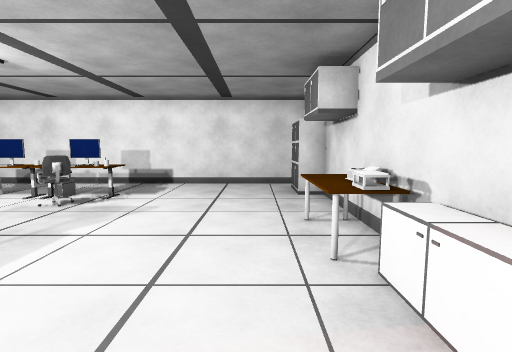
View 1 (above)

14 first-person views from a walk through a 3-D level made in the Unity game engine. The camera is 1.3 m above the floor, tilts 6° down and sees 85° across. The floor is counted in squares, 1 m on a side. Each view is taken from the middle of a square. On the plan, view 1 faces up. The plan holds only what a view shows up to about 13 squares ahead; the rest is blank. The place goes on beyond the plan.

View 2
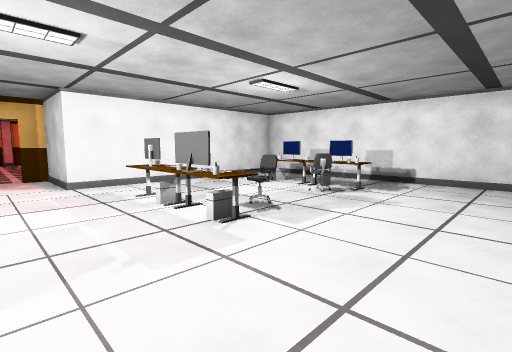

View 3
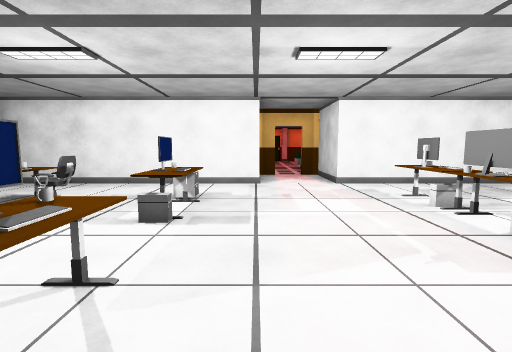

View 4
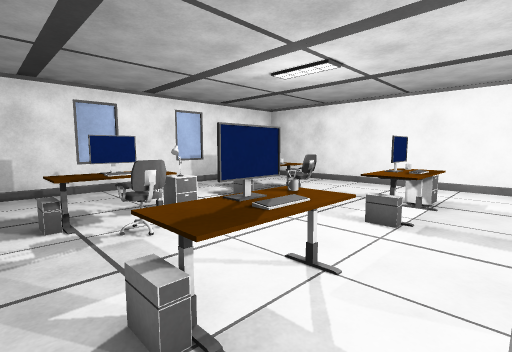

View 5
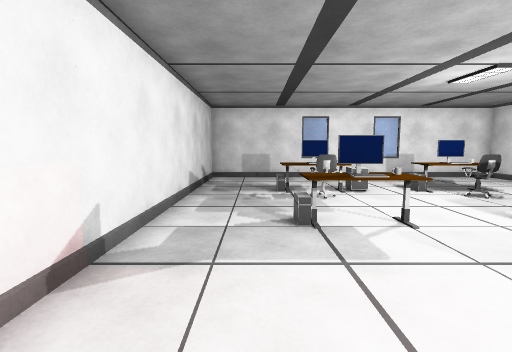

View 6
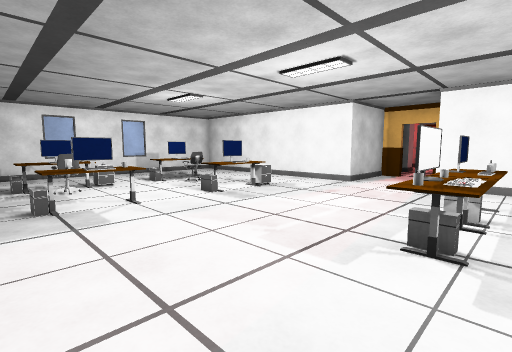

View 7
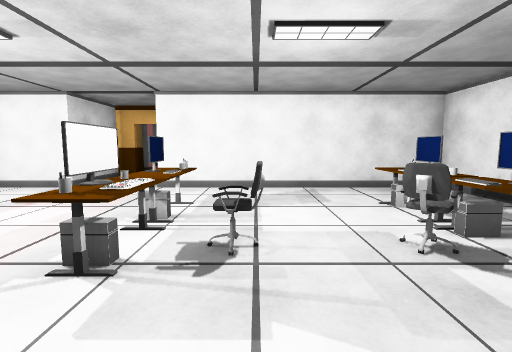

View 8
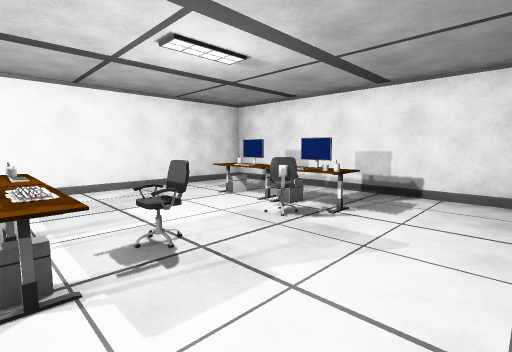

View 9
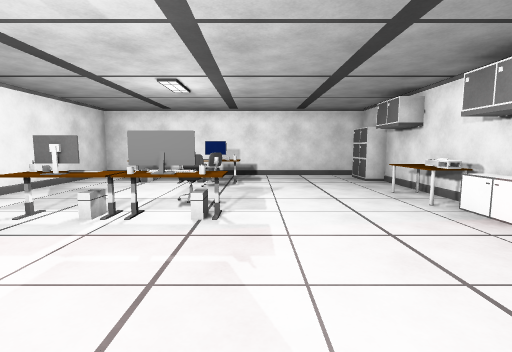

View 10
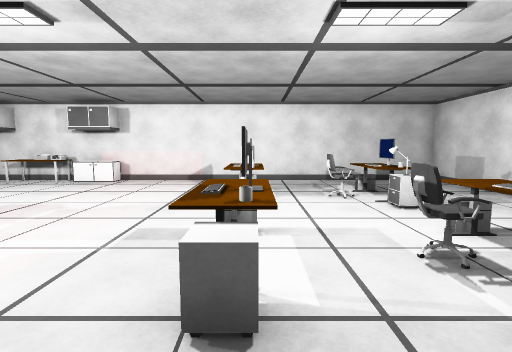

View 11
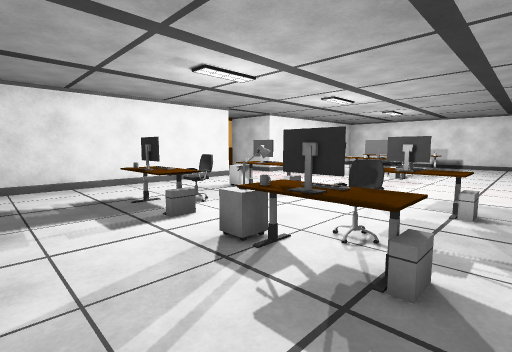

View 12
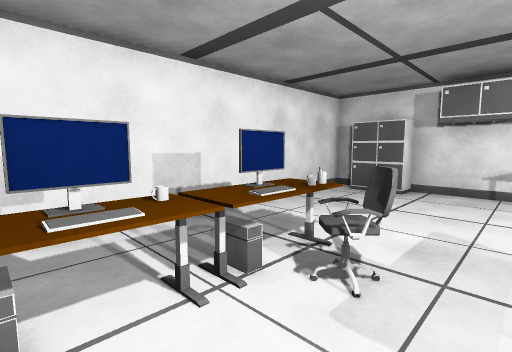

View 13
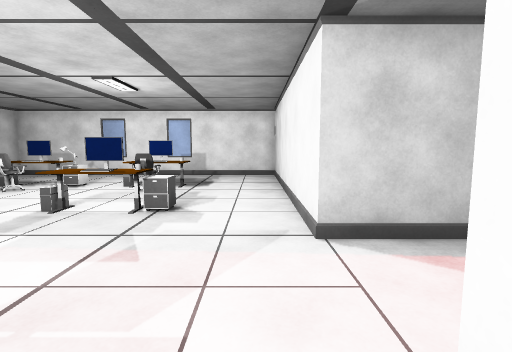

View 14
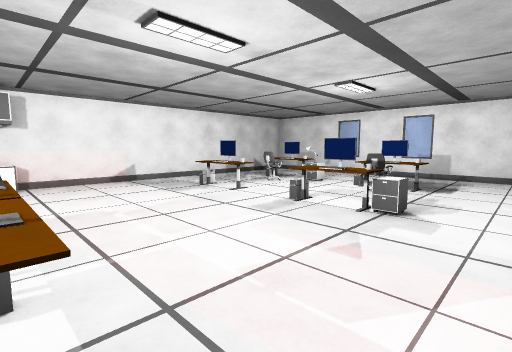

### Floor plan
Points are (right, up) in squares from view 1. A wall is a line through its corners. A room is listed if a view was taken in it or the views show most of it. See-through windows are left out.
Room 1 (views 1, 2, 3, 4, 5, 6, 7, 8, 9, 10, 11, 12, 13, 14)
walls: (-12.9, -1) (-12.9, -1.9) (-9.9, -1.9) (-9.9, -10.9) (1.9, -10.9) (1.9, 7.5); (1.9, 9.2) (1.9, 9.9) (-9.9, 9.9) (-9.9, 0.9) (-12.9, 0.9) (-12.9, 0.1)
ways out: gap at (-13, -0.5)
objects: other object (-8, 2); other object (-7, -7); cabinet (-7, -4); other object (-7, 2); keyboard (-7, 7); other object (-7, 8) to (-6, 8); monitor (-6, -8); other object (-6, -7); chair (-6, -6); monitor (-6, -5); mug (-6, -4); keyboard (-6, -3); other object (-6, 2); mug (-6, 7); other object (-5, -8); other object (-5, -3); other object (-5, 2); chair (-5, 4) to (-4, 4); chair (-5, 6) to (-4, 6); keyboard (-5, 7); other object (-5, 8) to (-4, 8); cabinet (-4, -7); keyboard (-4, 2); monitor (-4, 7); other object (-3, -7); other object (-3, -4); other object (-3, 7); monitor (-2, -8); other object (-2, -7); chair (-2, -6); monitor (-2, -5); mug (-2, -4); keyboard (-2, -3); other object (-1, -8); other object (-1, -3); cabinet (1, 2) to (2, 3); printer (1, 4) to (2, 4); other object (1, 5); cabinet (1, 8) to (2, 9)

Where each view was taken, in squares from view 1:
view 1: 0 up, 0 right, facing up
view 2: 1 down, 0 right, facing up-left
view 3: 2 down, 0 right, facing left
view 4: 2 down, 0 right, facing down-left
view 5: 1 up, 0 right, facing down
view 6: 3 up, 0 right, facing down-left
view 7: 4 up, 1 left, facing left
view 8: 2 up, 1 left, facing up-left
view 9: 3 down, 3 left, facing up
view 10: 4 down, 9 left, facing right
view 11: 10 down, 0 right, facing up-left
view 12: 5 up, 7 left, facing up-right
view 13: 2 up, 9 left, facing down
view 14: 2 up, 9 left, facing down-right
